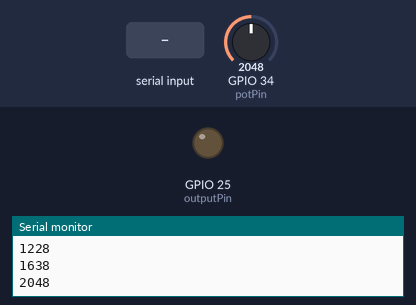
Recording of a sketch running on a simulated ESP32. Shown: output pins drawn as LEDs (lit = HIGH), the last lines printed to the serial monitor. The test bench sets the inputs (shaded band); at power-on: GPIO 34 (potPin) = 2048.

Above: at 1.2 s.
1.3 s: "ON\n" received over Serial
At 2.2 s:
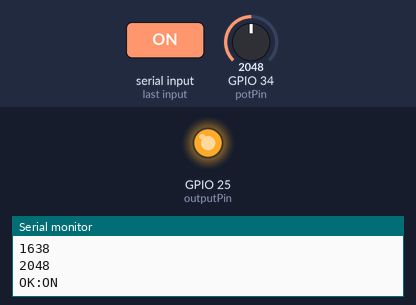
2.8 s: "OFF\n" received over Serial
At 3.4 s:
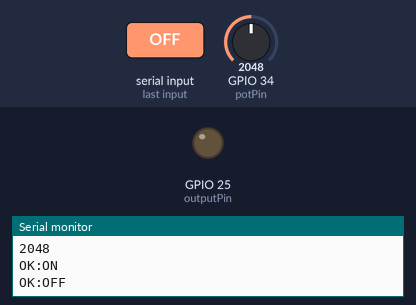
Timing chart, 0 to 5.8 s (numbered marks = the images above; inputs shaded):
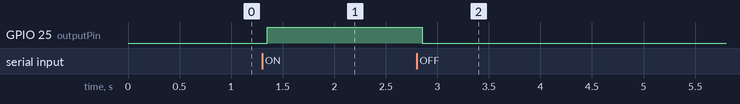

Measured:
- after the input at 1.3 s, GPIO 25 (outputPin): LOW → HIGH after 0.05 s
- after the input at 2.8 s, GPIO 25 (outputPin): HIGH → LOW after 0.05 s

The sketch:

LazaSend.ino
```cpp
// Programm SiloFüllstand auf ESP32 WROOM
const int potPin = 34;
const int outputPin = 25;
const int numReadings = 5;

int readings[numReadings];
int readIndex = 0;
int total = 0;
int average = 0;

void setup() {
  Serial.begin(9600);
  //analogReadResolution(12);
  pinMode(outputPin, OUTPUT);
  digitalWrite(outputPin, LOW);

  // Array initialisieren
  for (int i = 0; i < numReadings; i++) {
    readings[i] = 0;
  }
}

void loop() {
  // Alten Wert abziehen
  total = total - readings[readIndex];

  // Neuen Wert lesen
  readings[readIndex] = analogRead(potPin);

  // Neuen Wert addieren
  total = total + readings[readIndex];

  // Index erhöhen
  readIndex = (readIndex + 1) % numReadings;

  // Durchschnitt berechnen
  average = total / numReadings;

  // Nur senden wenn sich etwas geändert hat (Hysterese)
  static int lastSent = -10;
  if (abs(average - lastSent) > 5) {  // Mindestens 5 Schritte Änderung
    Serial.println(average);
    lastSent = average;
  }

  // Auf Befehle prüfen
  if (Serial.available() > 0) {
    String command = Serial.readStringUntil('\n');
    command.trim();

    if (command == "ON") {
      digitalWrite(outputPin, HIGH);
      Serial.println("OK:ON");
    }
    else if (command == "OFF") {
      digitalWrite(outputPin, LOW);
      Serial.println("OK:OFF");
    }
  }

  delay(150);
}
```
